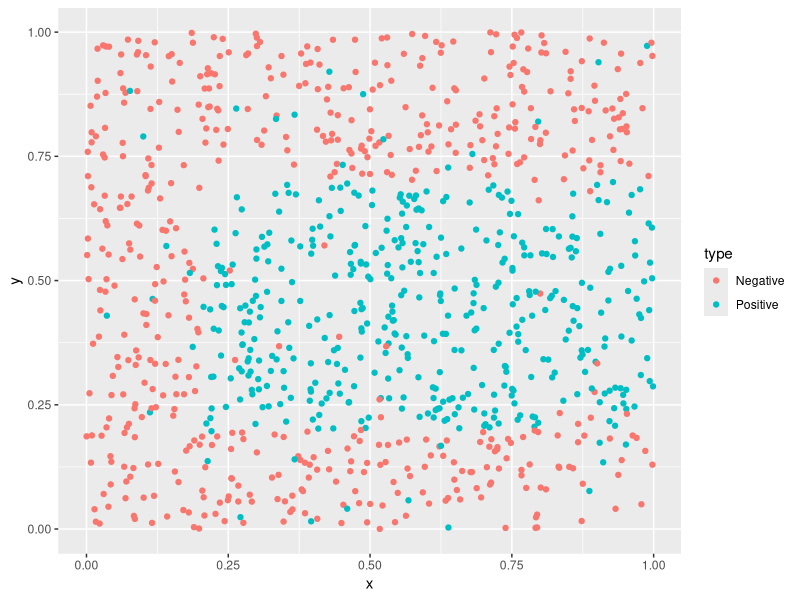
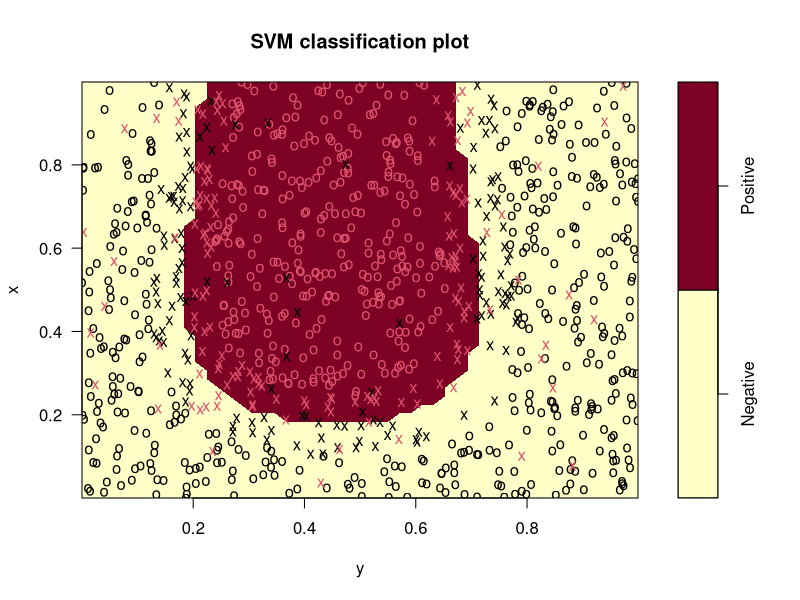

Write R code to recreate these figures, in order. (Note: this script raises an error after producing the figures.)
## ---- chunk 1
knitr::opts_chunk$set(echo = TRUE)
## ---- chunk 2
suppressWarnings(library(caret))
suppressWarnings(library(rpart))
suppressWarnings(library(e1071))
## ---- chunk 3
N = 1000
xPos = 0.2
yMinPos = 0.2
yMaxPos = 0.7
newData = data.frame(x=runif(N),y=runif(N))
newData$type = with(newData,ifelse(x>xPos & y>yMinPos & y<yMaxPos,
                                   'Positive', 'Negative'))

n = N/10
newData$type[1:n] = c('Positive', 'Negative')[1+rbinom(n, 1, 0.5)]
newData$type = factor(newData$type)
newData = newData[sample(nrow(newData)),] 
qplot(x=x,y=y,data=newData, color=type)
## ---- chunk 4
modelFormula = formula('type ~ x + y')
logrFit <- glm(modelFormula, family=binomial("logit"),data=newData)
print(summary(logrFit))
ctrl <- trainControl(method = "cv", number = 10)
logrTrain <- train(modelFormula, data=newData,
                   method = 'glm', trControl = ctrl)
summary(logrTrain)
## ---- chunk 5
treeFit <- rpart(modelFormula, data=newData)
printcp(treeFit)
treeTrain <- train(modelFormula, method="rpart",data=newData,
                   trControl = ctrl)
## ---- chunk 6
svmTuned <- tune.svm(type~., data = newData, gamma = 10^(-4:-1), cost = 5*(1:4))
summary(svmTuned)
svmTuned$best.parameters
plot(svmTuned$best.model, newData)
print(svmTrain)
## ---- chunk 7
print(list(tree = treeTrain$results, logit = logrTrain$results, svm = svmTrain$results))
